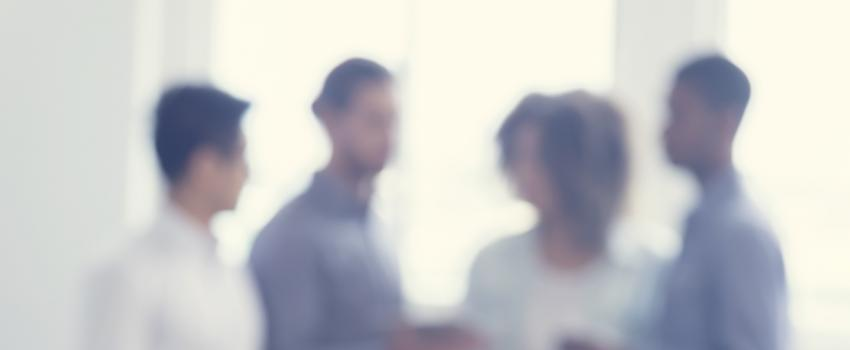
#> input picture images/blurred.jpg, 850 x 350 px
$ python testBlurrLaplacianVariance.py   (older library calls are emulated)
#> lines starting #> are read from the running program, lines starting #| are printed output that depends on the picture; long printed decimals are rounded
import argparse
import cv2


def laplacian_variance(img_name):
    return cv2.Laplacian(img_name, cv2.CV_64F).var()


def test_if_not_blurred(img_name):

#> called with img_name = 'images/blurred.jpg'
    image = cv2.imread(img_name)
#> image is the input picture: shape (350, 850, 3); mean B, G, R 200.3, 198.3, 197.3
    gray = cv2.cvtColor(image, cv2.COLOR_BGR2GRAY)
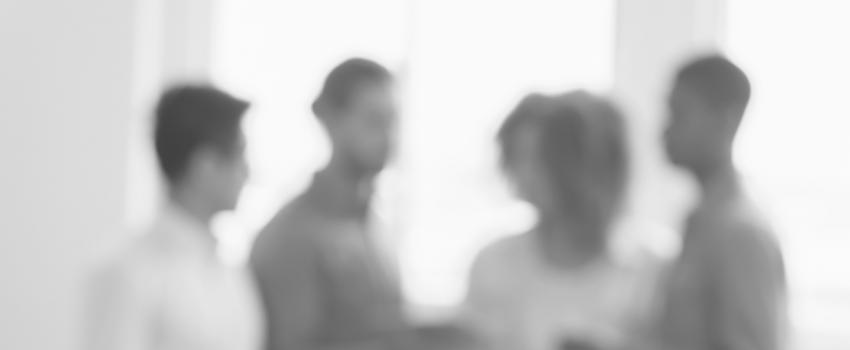
#> gray: shape (350, 850); min 63, max 252, mean 198.2
    fm = laplacian_variance(gray)
#> fm = 3.22
    print(fm)
#| 3.218
    if fm < 500.0:
        return False
    return True


def main():
    img_name = "images/blurred.jpg"
    print(test_if_not_blurred(img_name))
    cv2.imshow('tested_img', cv2.imread(img_name))
    cv2.waitKey(0)
    cv2.destroyAllWindows()


if __name__ == "__main__":
    main()
